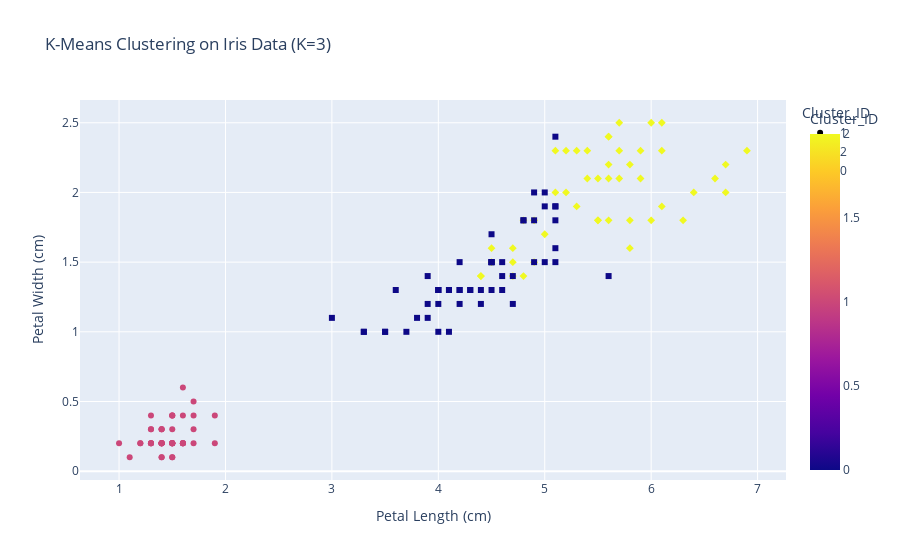

The cell this chart's notebook holds for it:
### Markdown cell above
`K-MEANS CLUSTERING`

### Code cell
iris = load_iris(as_frame=True)
df_iris = iris.frame.drop(columns=['target'])
scaler = StandardScaler()
X_scaled = scaler.fit_transform(df_iris)
kmeans = KMeans(n_clusters=3, random_state=42, n_init=10)
df_iris['Cluster_ID'] = kmeans.fit_predict(X_scaled)
fig = px.scatter(
    df_iris, 
    x='petal length (cm)', 
    y='petal width (cm)', 
    color='Cluster_ID', 
    symbol='Cluster_ID',
    title='K-Means Clustering on Iris Data (K=3)',
    labels={
        'petal length (cm)': 'Petal Length (cm)', 
        'petal width (cm)': 'Petal Width (cm)'
    }
)
fig.show()

### Figure 1 — Plotly figure (JSON) as saved in the notebook; plotly's stock layout.template omitted (floating-point values rounded to 4 significant figures)
{"data": [{"hovertemplate": "Cluster_ID=%{marker.color}<br>Petal Length (cm)=%{x}<br>Petal Width (cm)=%{y}<extra></extra>", "legendgroup": "1", "marker": {"color": [1, 1, 1, 1, 1, 1, 1, 1, 1, 1, 1, 1, 1, 1, 1, 1, 1, 1, 1, 1, 1, 1, 1, 1, 1, 1, 1, 1, 1, 1, 1, 1, 1, 1, 1, 1, 1, 1, 1, 1, 1, 1, 1, 1, 1, 1, 1, 1, 1, 1], "coloraxis": "coloraxis", "symbol": "circle"}, "mode": "markers", "name": "1", "orientation": "v", "showlegend": true, "type": "scatter", "x": [1.4, 1.4, 1.3, 1.5, 1.4, 1.7, 1.4, 1.5, 1.4, 1.5, 1.5, 1.6, 1.4, 1.1, 1.2, 1.5, 1.3, 1.4, 1.7, 1.5, 1.7, 1.5, 1.0, 1.7, 1.9, 1.6, 1.6, 1.5, 1.4, 1.6, 1.6, 1.5, 1.5, 1.4, 1.5, 1.2, 1.3, 1.4, 1.3, 1.5, 1.3, 1.3, 1.3, 1.6, 1.9, 1.4, 1.6, 1.4, 1.5, 1.4], "xaxis": "x", "y": [0.2, 0.2, 0.2, 0.2, 0.2, 0.4, 0.3, 0.2, 0.2, 0.1, 0.2, 0.2, 0.1, 0.1, 0.2, 0.4, 0.4, 0.3, 0.3, 0.3, 0.2, 0.4, 0.2, 0.5, 0.2, 0.2, 0.4, 0.2, 0.2, 0.2, 0.2, 0.4, 0.1, 0.2, 0.2, 0.2, 0.2, 0.1, 0.2, 0.2, 0.3, 0.3, 0.2, 0.6, 0.4, 0.3, 0.2, 0.2, 0.2, 0.2], "yaxis": "y"}, {"hovertemplate": "Cluster_ID=%{marker.color}<br>Petal Length (cm)=%{x}<br>Petal Width (cm)=%{y}<extra></extra>", "legendgroup": "2", "marker": {"color": [2, 2, 2, 2, 2, 2, 2, 2, 2, 2, 2, 2, 2, 2, 2, 2, 2, 2, 2, 2, 2, 2, 2, 2, 2, 2, 2, 2, 2, 2, 2, 2, 2, 2, 2, 2, 2, 2, 2, 2, 2, 2, 2, 2, 2, 2, 2], "coloraxis": "coloraxis", "symbol": "diamond"}, "mode": "markers", "name": "2", "orientation": "v", "showlegend": true, "type": "scatter", "x": [4.7, 4.5, 4.9, 4.7, 4.4, 4.8, 4.4, 4.8, 5.0, 4.5, 4.7, 6.0, 5.9, 5.6, 5.8, 6.6, 6.3, 5.8, 6.1, 5.1, 5.3, 5.5, 5.3, 5.5, 6.7, 6.9, 5.7, 6.7, 5.7, 6.0, 4.9, 5.6, 5.8, 6.1, 6.4, 5.6, 6.1, 5.6, 5.5, 5.4, 5.6, 5.1, 5.9, 5.7, 5.2, 5.2, 5.4], "xaxis": "x", "y": [1.4, 1.5, 1.5, 1.6, 1.4, 1.8, 1.4, 1.4, 1.7, 1.6, 1.5, 2.5, 2.1, 1.8, 2.2, 2.1, 1.8, 1.8, 2.5, 2.0, 1.9, 2.1, 2.3, 1.8, 2.2, 2.3, 2.3, 2.0, 2.1, 1.8, 1.8, 2.1, 1.6, 1.9, 2.0, 2.2, 2.3, 2.4, 1.8, 2.1, 2.4, 2.3, 2.3, 2.5, 2.3, 2.0, 2.3], "yaxis": "y"}, {"hovertemplate": "Cluster_ID=%{marker.color}<br>Petal Length (cm)=%{x}<br>Petal Width (cm)=%{y}<extra></extra>", "legendgroup": "0", "marker": {"color": [0, 0, 0, 0, 0, 0, 0, 0, 0, 0, 0, 0, 0, 0, 0, 0, 0, 0, 0, 0, 0, 0, 0, 0, 0, 0, 0, 0, 0, 0, 0, 0, 0, 0, 0, 0, 0, 0, 0, 0, 0, 0, 0, 0, 0, 0, 0, 0, 0, 0, 0, 0, 0], "coloraxis": "coloraxis", "symbol": "square"}, "mode": "markers", "name": "0", "orientation": "v", "showlegend": true, "type": "scatter", "x": [4.0, 4.6, 4.5, 3.3, 4.6, 3.9, 3.5, 4.2, 4.0, 4.7, 3.6, 4.5, 4.1, 4.5, 3.9, 4.0, 4.9, 4.7, 4.3, 4.5, 3.5, 3.8, 3.7, 3.9, 5.1, 4.5, 4.4, 4.1, 4.0, 4.4, 4.6, 4.0, 3.3, 4.2, 4.2, 4.2, 4.3, 3.0, 4.1, 5.1, 4.5, 5.0, 5.1, 5.0, 4.9, 4.9, 4.8, 5.1, 5.6, 4.8, 5.1, 5.0, 5.1], "xaxis": "x", "y": [1.3, 1.5, 1.3, 1.0, 1.3, 1.4, 1.0, 1.5, 1.0, 1.4, 1.3, 1.5, 1.0, 1.5, 1.1, 1.3, 1.5, 1.2, 1.3, 1.5, 1.0, 1.1, 1.0, 1.2, 1.6, 1.5, 1.3, 1.3, 1.3, 1.2, 1.4, 1.2, 1.0, 1.3, 1.2, 1.3, 1.3, 1.1, 1.3, 1.9, 1.7, 2.0, 2.4, 1.5, 2.0, 1.8, 1.8, 1.5, 1.4, 1.8, 1.9, 1.9, 1.8], "yaxis": "y"}], "layout": {"coloraxis": {"colorbar": {"title": {"text": "Cluster_ID"}}, "colorscale": [[0, "#0d0887"], [0.1111, "#46039f"], [0.2222, "#7201a8"], [0.3333, "#9c179e"], [0.4444, "#bd3786"], [0.5556, "#d8576b"], [0.6667, "#ed7953"], [0.7778, "#fb9f3a"], [0.8889, "#fdca26"], [1, "#f0f921"]]}, "legend": {"title": {"text": "Cluster_ID"}, "tracegroupgap": 0}, "title": {"text": "K-Means Clustering on Iris Data (K=3)"}, "xaxis": {"anchor": "y", "domain": [0, 1], "title": {"text": "Petal Length (cm)"}}, "yaxis": {"anchor": "x", "domain": [0, 1], "title": {"text": "Petal Width (cm)"}}}}
